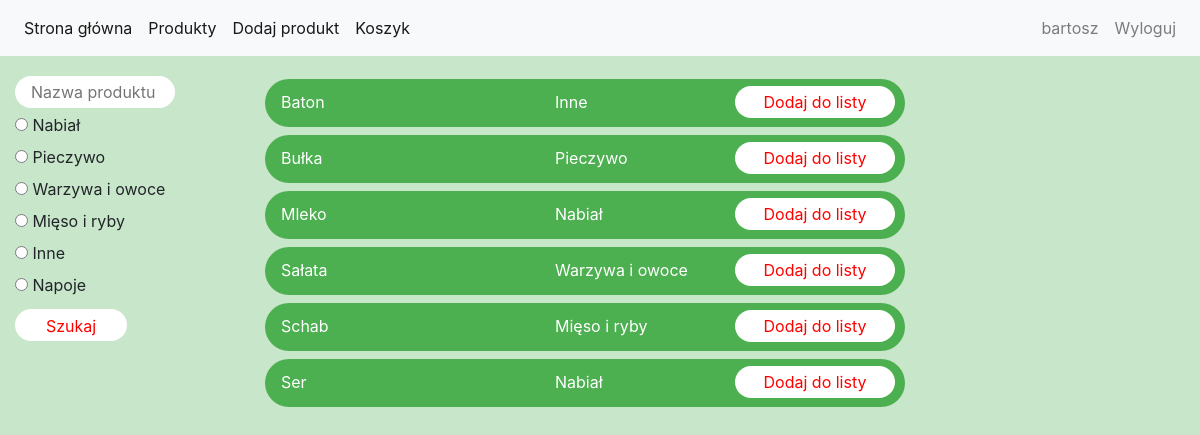
Before: /my_search/ (signed in) with the older database file.
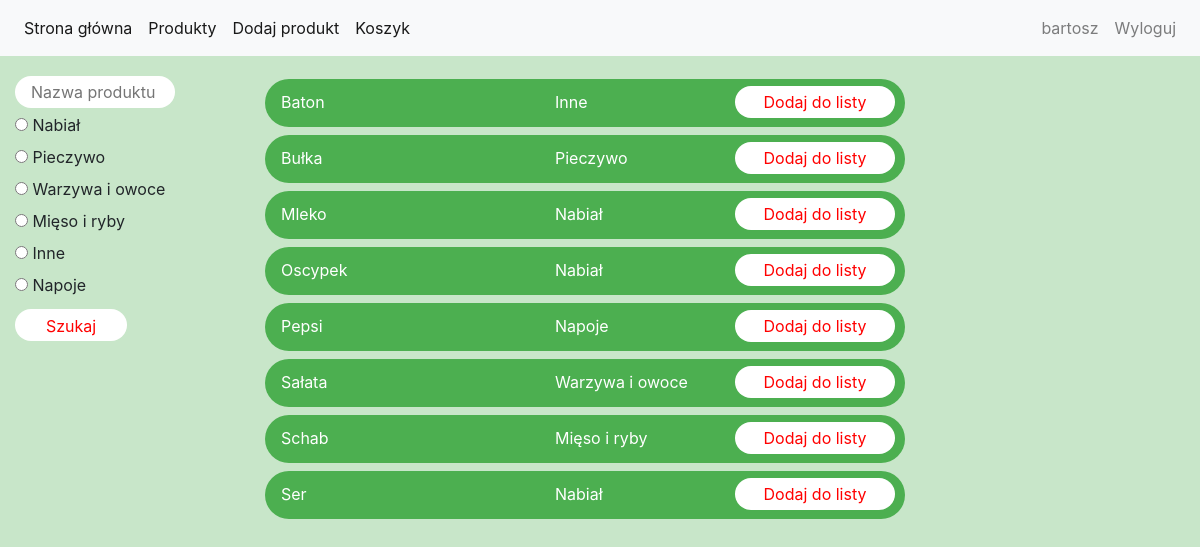
After: the same page with the newer database file.
### project_app/models.py (models this page shows, shortened)
class Category(models.Model):
    id = models.AutoField(primary_key=True)
    category_name = models.TextField(default = 0)
    def __str__(self):
        return f'{self.category_name}'

class Product(models.Model):
    id = models.AutoField(primary_key=True)
    product_name = models.TextField(default = 0, max_length=20)
    category = models.ForeignKey(Category, on_delete=models.CASCADE)
    user_id = models.ForeignKey(User, on_delete=models.CASCADE, default = 0)
    create_date = models.DateTimeField(default=timezone.now)

### project_app/views.py (the view)
# urls.py: path('my_search/', my_search, name='my_search'),
@login_required
def my_search(request):
    user = request.user
    search_input = request.POST.get('product_name', '')
    all_products = Product.objects.filter(Q(user_id = user.id) | Q(user_id = 1)).order_by('product_name')
    cat_id = request.POST.get('radiocat', None)
    cat = Category.objects.filter()
    context = {'product': all_products, 'category': cat}
    if search_input is not '':
        context = {}
        for product in all_products:
            if str(search_input.upper()) in product.product_name.upper():
                q_set = Product.objects.filter(product_name = product.product_name).filter(Q(user_id = user.id) | Q(user_id = 1))
                context = {'product': q_set, 'category': cat}
    if search_input is '' and cat_id is not None:
        context = {}
        category = Category.objects.get(id=cat_id)
        filtered_products = Product.objects.filter(category=category).filter(Q(user_id = user.id) | Q(user_id = 1)).order_by('product_name')
        context = {'product': filtered_products, 'category': cat}
    return render(request, "my_search_form.html", context)

### templates/my_search_form.html (shortened to what this page needs)
{% extends 'base_logged.html' %}
{% load static %}
{% block content %}
<body class="background-color">
<table border="0" cellpadding="15">
    <tr>
            <td width="250" valign="top">
                <form action="" method="post">
                    <input class="product_list_search" id="product_name" type="text" name="product_name" placeholder="Nazwa produktu" maxlength="30">
                        <br>
                    {% for i in category %}
                        <input type="radio" id="{{i.id}}" name="radiocat" value="{{i.id}}">
                        <label>{{ i.category_name }}</label><br>
                    {% endfor %}
                    <input class="product_list_search_button" type="submit" value="Szukaj"><br>
                </form>
        <br>
            </td>
            <td valign="top">
                <form action="/add_to_cart/" method="post">
                    {% for product in product %}
                    <div class="product_list">
                        <center>
                            <table border="0" cellpadding="4">
                                <tr>
                                    <td style="padding-left: 10px" width="280">{{ product.product_name }}</td>
                                    <td width="180">{{ product.category }}</td>
                                    <td><button class="product_list_button" type="submit" name="product" value="{{product.id}}">Dodaj do listy</button> </td>
                                </tr>
                            </table>
                        </center>
                    </div>
                    {% endfor %}
                </form>
            </td>
    </tr>
</table>
</body>
{% endblock %}

### templates/base_logged.html (shortened to what this page needs)
<!DOCTYPE html>
{% load static %}
<html lang="pl">
<head>
    <link rel="stylesheet" href="{% static 'css/style.css' %}">
    <link rel="stylesheet" href="https://stackpath.bootstrapcdn.com/bootstrap/4.4.1/css/bootstrap.min.css"
>
</head>
<body>
<nav class="navbar navbar-expand-lg navbar-light bg-light">
  <div class="collapse navbar-collapse" id="navbarNav">
    <ul class="navbar-nav">
      <li class="nav-item active">
        <a class="nav-link" href="{% url 'home' %}">Strona główna <span class="sr-only">(current)</span></a>
      </li>
      <li class="nav-item active">
        <a class="nav-link" href="{% url 'my_search' %}">Produkty<span class="sr-only">(current)</span></a>
      </li>
      <li class="nav-item active">
        <a class="nav-link" href="{% url 'add_product_view' %}">Dodaj produkt <span class="sr-only">(current)</span></a>
      </li>
      <li class="nav-item active">
        <a class="nav-link" href="{% url 'cart' %}">Koszyk <span class="sr-only">(current)</span></a>
      </li>
    </ul>
      <ul class="navbar-nav ml-auto">
      <li class="nav-item">
        <a class="nav-link" href="{% url 'edit_profil' %}">{% if request.user.is_authenticated %}{{ request.user }}{% endif %}</a>
      </li>
      <li class="nav-item">
        <a class="nav-link" href="{% url 'logout' %}">Wyloguj</a>
      </li>
    </ul>
  </div>
</nav>
{% block content %}
{% endblock %}
</body>
</html>

### public/static/css/style.css (style rules this page uses)
.background-color { background: #C8E6C9; }
.product_list { height: 3rem; width: 40rem; margin: 0.5rem auto; padding: 0.1rem; border: 0rem solid; border-radius: 2rem; background: #4CAF50; color: white; }
.product_list_button { height: 2rem; width: 10rem; margin: 0.1rem auto; padding: 0.07rem; border: 0rem solid; border-radius: 2rem; background: white; color: red; }
.product_list_search { height: 2rem; width: 10rem; margin: 0.3rem auto; padding: 1rem; border: 0px; border-radius: 2rem; background: white; color: black; }
.product_list_search_button { height: 2rem; width: 7rem; margin: 0.3rem auto; padding: 0.3rem; border: 0px; border-radius: 2rem; background: white; color: red; }

Changed rows visible on the page:
added Product: product_name "Oscypek", category "Nabiał", {{ product.id }} 68 (drawn)
added Product: product_name "Pepsi", category "Napoje", {{ product.id }} 67 (drawn)
